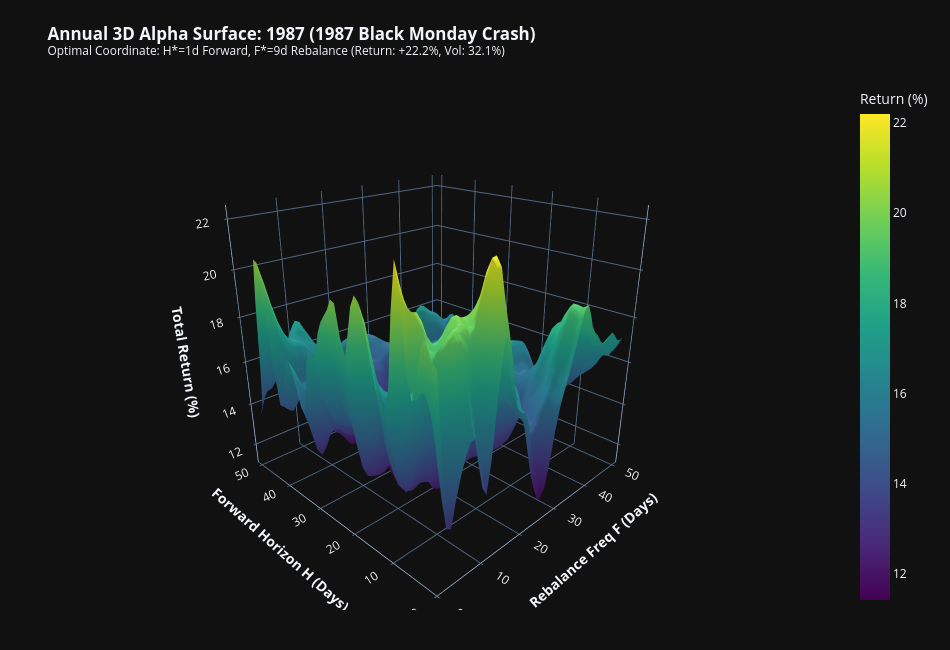
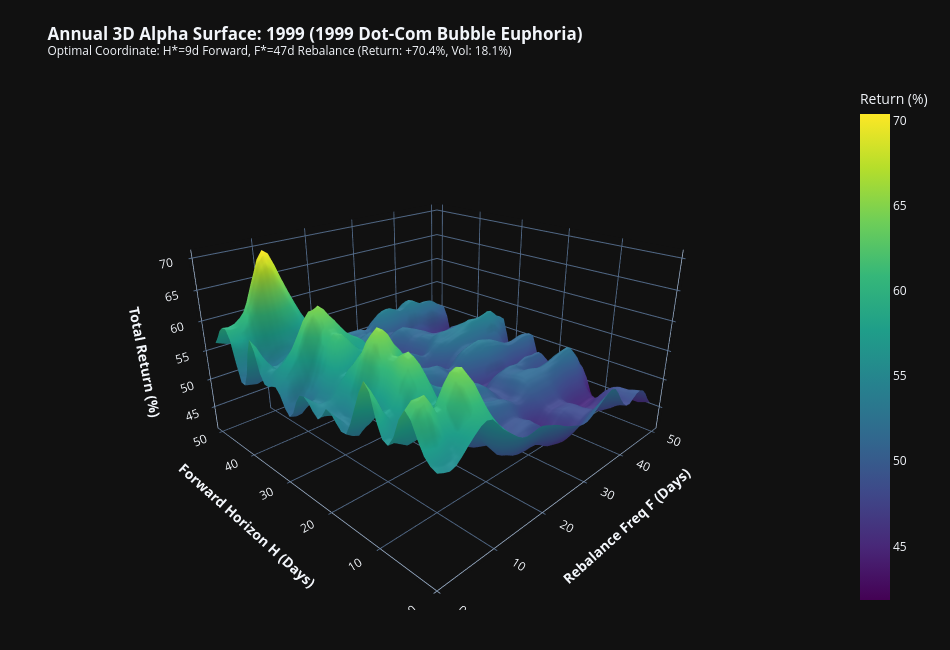
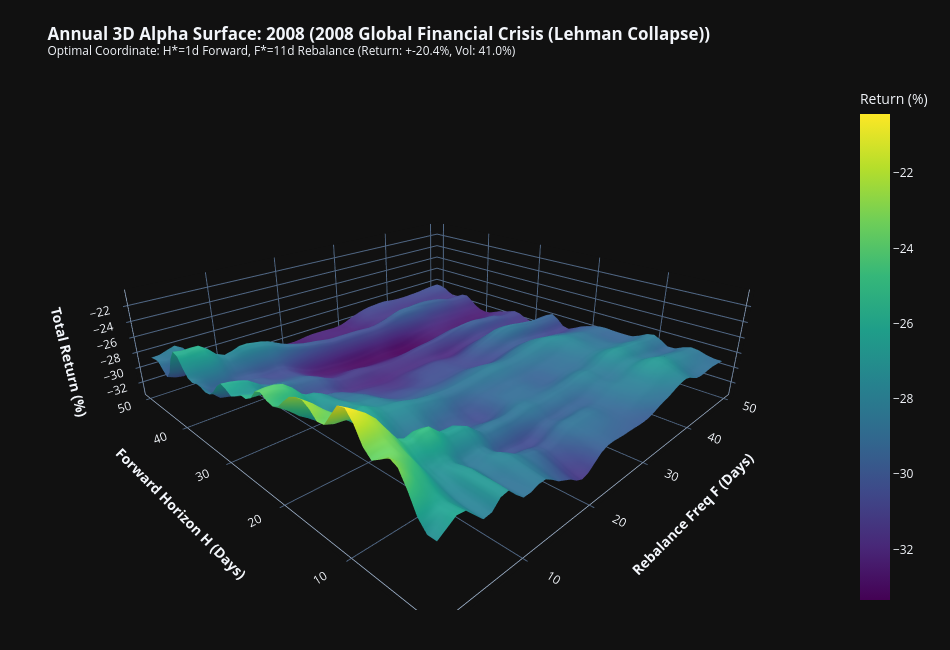
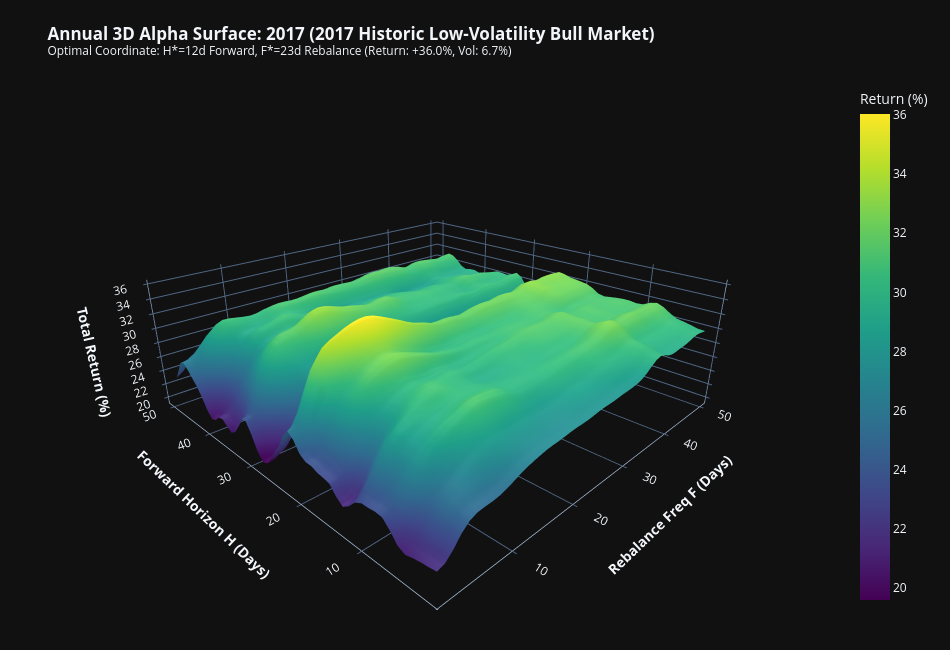

The notebook cell saved with these charts, in order:
### Markdown cell above
## 7. 3D Surface Topography for 6 Key Historical Pivot Years

### Code cell
pivot_years = [
    (1987, "1987 Black Monday Crash"),
    (1999, "1999 Dot-Com Bubble Euphoria"),
    (2008, "2008 Global Financial Crisis (Lehman Collapse)"),
    (2017, "2017 Historic Low-Volatility Bull Market"),
    (2020, "2020 COVID-19 Flash Crash & Rebound"),
    (2024, "2024 GenAI & Secular Mega-Cap Expansion")
]

for yr_p, title_p in pivot_years:
    res = annual_results[yr_p]
    H_grid, F_grid = np.meshgrid(res['F_vals'], res['H_vals'])
    
    fig_3d = go.Figure(data=[go.Surface(
        x=F_grid, y=H_grid, z=res['smooth_return'],
        colorscale='Viridis',
        colorbar=dict(title="Return (%)")
    )])
    
    fig_3d.update_layout(
        template='plotly_dark', width=950, height=650,
        title=f"<b>Annual 3D Alpha Surface: {yr_p} ({title_p})</b><br><sup>Optimal Coordinate: H*={res['best_H']}d Forward, F*={res['best_F']}d Rebalance (Return: +{res['peak_return']:.1f}%, Vol: {res['spx_volatility']:.1f}%)</sup>",
        scene=dict(
            xaxis_title="<b>Rebalance Freq F (Days)</b>",
            yaxis_title="<b>Forward Horizon H (Days)</b>",
            zaxis_title="<b>Total Return (%)</b>",
            camera=dict(eye=dict(x=-1.5, y=-1.5, z=0.9))
        ),
        margin=dict(l=40, r=40, t=80, b=40)
    )
    fig_3d.show()

### Figure 1 — Plotly figure (JSON) as saved in the notebook; plotly's stock layout.template omitted (floating-point values rounded to 4 significant figures; data arrays with more than 128 entries replaced by an {"elided": "..."} marker saying what was removed)
{"data": [{"colorbar": {"title": {"text": "Return (%)"}}, "colorscale": [[0.0, "#440154"], [0.1111, "#482878"], [0.2222, "#3e4989"], [0.3333, "#31688e"], [0.4444, "#26828e"], [0.5556, "#1f9e89"], [0.6667, "#35b779"], [0.7778, "#6ece58"], [0.8889, "#b5de2b"], [1.0, "#fde725"]], "type": "surface", "x": {"elided": "50x50 int values"}, "y": {"elided": "50x50 int values"}, "z": {"elided": "50x50 float values"}}], "layout": {"height": 650, "margin": {"b": 40, "l": 40, "r": 40, "t": 80}, "scene": {"camera": {"eye": {"x": -1.5, "y": -1.5, "z": 0.9}}, "xaxis": {"title": {"text": "<b>Rebalance Freq F (Days)</b>"}}, "yaxis": {"title": {"text": "<b>Forward Horizon H (Days)</b>"}}, "zaxis": {"title": {"text": "<b>Total Return (%)</b>"}}}, "title": {"text": "<b>Annual 3D Alpha Surface: 1987 (1987 Black Monday Crash)</b><br><sup>Optimal Coordinate: H*=1d Forward, F*=9d Rebalance (Return: +22.2%, Vol: 32.1%)</sup>"}, "width": 950}}

### Figure 2 — Plotly figure (JSON) as saved in the notebook; plotly's stock layout.template omitted (floating-point values rounded to 4 significant figures; data arrays with more than 128 entries replaced by an {"elided": "..."} marker saying what was removed)
{"data": [{"colorbar": {"title": {"text": "Return (%)"}}, "colorscale": [[0.0, "#440154"], [0.1111, "#482878"], [0.2222, "#3e4989"], [0.3333, "#31688e"], [0.4444, "#26828e"], [0.5556, "#1f9e89"], [0.6667, "#35b779"], [0.7778, "#6ece58"], [0.8889, "#b5de2b"], [1.0, "#fde725"]], "type": "surface", "x": {"elided": "50x50 int values"}, "y": {"elided": "50x50 int values"}, "z": {"elided": "50x50 float values"}}], "layout": {"height": 650, "margin": {"b": 40, "l": 40, "r": 40, "t": 80}, "scene": {"camera": {"eye": {"x": -1.5, "y": -1.5, "z": 0.9}}, "xaxis": {"title": {"text": "<b>Rebalance Freq F (Days)</b>"}}, "yaxis": {"title": {"text": "<b>Forward Horizon H (Days)</b>"}}, "zaxis": {"title": {"text": "<b>Total Return (%)</b>"}}}, "title": {"text": "<b>Annual 3D Alpha Surface: 1999 (1999 Dot-Com Bubble Euphoria)</b><br><sup>Optimal Coordinate: H*=9d Forward, F*=47d Rebalance (Return: +70.4%, Vol: 18.1%)</sup>"}, "width": 950}}

### Figure 3 — Plotly figure (JSON) as saved in the notebook; plotly's stock layout.template omitted (floating-point values rounded to 4 significant figures; data arrays with more than 128 entries replaced by an {"elided": "..."} marker saying what was removed)
{"data": [{"colorbar": {"title": {"text": "Return (%)"}}, "colorscale": [[0.0, "#440154"], [0.1111, "#482878"], [0.2222, "#3e4989"], [0.3333, "#31688e"], [0.4444, "#26828e"], [0.5556, "#1f9e89"], [0.6667, "#35b779"], [0.7778, "#6ece58"], [0.8889, "#b5de2b"], [1.0, "#fde725"]], "type": "surface", "x": {"elided": "50x50 int values"}, "y": {"elided": "50x50 int values"}, "z": {"elided": "50x50 float values"}}], "layout": {"height": 650, "margin": {"b": 40, "l": 40, "r": 40, "t": 80}, "scene": {"camera": {"eye": {"x": -1.5, "y": -1.5, "z": 0.9}}, "xaxis": {"title": {"text": "<b>Rebalance Freq F (Days)</b>"}}, "yaxis": {"title": {"text": "<b>Forward Horizon H (Days)</b>"}}, "zaxis": {"title": {"text": "<b>Total Return (%)</b>"}}}, "title": {"text": "<b>Annual 3D Alpha Surface: 2008 (2008 Global Financial Crisis (Lehman Collapse))</b><br><sup>Optimal Coordinate: H*=1d Forward, F*=11d Rebalance (Return: +-20.4%, Vol: 41.0%)</sup>"}, "width": 950}}

### Figure 4 — Plotly figure (JSON) as saved in the notebook; plotly's stock layout.template omitted (floating-point values rounded to 4 significant figures; data arrays with more than 128 entries replaced by an {"elided": "..."} marker saying what was removed)
{"data": [{"colorbar": {"title": {"text": "Return (%)"}}, "colorscale": [[0.0, "#440154"], [0.1111, "#482878"], [0.2222, "#3e4989"], [0.3333, "#31688e"], [0.4444, "#26828e"], [0.5556, "#1f9e89"], [0.6667, "#35b779"], [0.7778, "#6ece58"], [0.8889, "#b5de2b"], [1.0, "#fde725"]], "type": "surface", "x": {"elided": "50x50 int values"}, "y": {"elided": "50x50 int values"}, "z": {"elided": "50x50 float values"}}], "layout": {"height": 650, "margin": {"b": 40, "l": 40, "r": 40, "t": 80}, "scene": {"camera": {"eye": {"x": -1.5, "y": -1.5, "z": 0.9}}, "xaxis": {"title": {"text": "<b>Rebalance Freq F (Days)</b>"}}, "yaxis": {"title": {"text": "<b>Forward Horizon H (Days)</b>"}}, "zaxis": {"title": {"text": "<b>Total Return (%)</b>"}}}, "title": {"text": "<b>Annual 3D Alpha Surface: 2017 (2017 Historic Low-Volatility Bull Market)</b><br><sup>Optimal Coordinate: H*=12d Forward, F*=23d Rebalance (Return: +36.0%, Vol: 6.7%)</sup>"}, "width": 950}}
